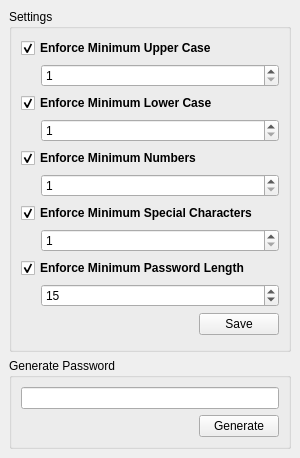
<?xml version="1.0" encoding="UTF-8"?>
<ui version="4.0">
 <class>MainWindow</class>
 <widget class="QMainWindow" name="MainWindow">
  <property name="geometry">
   <rect>
    <x>0</x>
    <y>0</y>
    <width>300</width>
    <height>458</height>
   </rect>
  </property>
  <property name="sizePolicy">
   <sizepolicy hsizetype="Expanding" vsizetype="Expanding">
    <horstretch>0</horstretch>
    <verstretch>0</verstretch>
   </sizepolicy>
  </property>
  <property name="minimumSize">
   <size>
    <width>300</width>
    <height>0</height>
   </size>
  </property>
  <property name="windowTitle">
   <string>Password Generator</string>
  </property>
  <widget class="QWidget" name="components">
   <layout class="QVBoxLayout" name="verticalLayout">
    <property name="sizeConstraint">
     <enum>QLayout::SetMinAndMaxSize</enum>
    </property>
    <item>
     <widget class="QGroupBox" name="settingsGroupBox">
      <property name="sizePolicy">
       <sizepolicy hsizetype="Expanding" vsizetype="Fixed">
        <horstretch>0</horstretch>
        <verstretch>0</verstretch>
       </sizepolicy>
      </property>
      <property name="minimumSize">
       <size>
        <width>282</width>
        <height>343</height>
       </size>
      </property>
      <property name="title">
       <string>Settings</string>
      </property>
      <layout class="QVBoxLayout" name="verticalLayout_3">
       <item>
        <widget class="QCheckBox" name="capitalCheckBox">
         <property name="font">
          <font>
           <weight>75</weight>
           <bold>true</bold>
          </font>
         </property>
         <property name="text">
          <string>Enforce Minimum Upper Case</string>
         </property>
         <property name="checked">
          <bool>true</bool>
         </property>
        </widget>
       </item>
       <item>
        <layout class="QHBoxLayout" name="capitalHBox">
         <item>
          <spacer name="capitalSpacer">
           <property name="orientation">
            <enum>Qt::Horizontal</enum>
           </property>
           <property name="sizeType">
            <enum>QSizePolicy::Fixed</enum>
           </property>
           <property name="sizeHint" stdset="0">
            <size>
             <width>20</width>
             <height>20</height>
            </size>
           </property>
          </spacer>
         </item>
         <item>
          <widget class="QSpinBox" name="capitalSpinBox">
           <property name="sizePolicy">
            <sizepolicy hsizetype="Expanding" vsizetype="Fixed">
             <horstretch>0</horstretch>
             <verstretch>0</verstretch>
            </sizepolicy>
           </property>
           <property name="minimum">
            <number>1</number>
           </property>
          </widget>
         </item>
        </layout>
       </item>
       <item>
        <widget class="QCheckBox" name="minisculeCheckBox">
         <property name="font">
          <font>
           <weight>75</weight>
           <bold>true</bold>
          </font>
         </property>
         <property name="text">
          <string>Enforce Minimum Lower Case</string>
         </property>
         <property name="checked">
          <bool>true</bool>
         </property>
        </widget>
       </item>
       <item>
        <layout class="QHBoxLayout" name="minisculeHBox">
         <property name="topMargin">
          <number>0</number>
         </property>
         <item>
          <spacer name="minisculeSpacer">
           <property name="orientation">
            <enum>Qt::Horizontal</enum>
           </property>
           <property name="sizeType">
            <enum>QSizePolicy::Fixed</enum>
           </property>
           <property name="sizeHint" stdset="0">
            <size>
             <width>20</width>
             <height>20</height>
            </size>
           </property>
          </spacer>
         </item>
         <item>
          <widget class="QSpinBox" name="minisculeSpinBox">
           <property name="sizePolicy">
            <sizepolicy hsizetype="Expanding" vsizetype="Fixed">
             <horstretch>0</horstretch>
             <verstretch>0</verstretch>
            </sizepolicy>
           </property>
           <property name="minimum">
            <number>1</number>
           </property>
          </widget>
         </item>
        </layout>
       </item>
       <item>
        <widget class="QCheckBox" name="numeralCheckBox">
         <property name="font">
          <font>
           <weight>75</weight>
           <bold>true</bold>
          </font>
         </property>
         <property name="text">
          <string>Enforce Minimum Numbers</string>
         </property>
         <property name="checked">
          <bool>true</bool>
         </property>
        </widget>
       </item>
       <item>
        <layout class="QHBoxLayout" name="numeralHBox">
         <property name="topMargin">
          <number>0</number>
         </property>
         <item>
          <spacer name="numeralSpacer">
           <property name="orientation">
            <enum>Qt::Horizontal</enum>
           </property>
           <property name="sizeType">
            <enum>QSizePolicy::Fixed</enum>
           </property>
           <property name="sizeHint" stdset="0">
            <size>
             <width>20</width>
             <height>20</height>
            </size>
           </property>
          </spacer>
         </item>
         <item>
          <widget class="QSpinBox" name="numeralSpinBox">
           <property name="sizePolicy">
            <sizepolicy hsizetype="Expanding" vsizetype="Fixed">
             <horstretch>0</horstretch>
             <verstretch>0</verstretch>
            </sizepolicy>
           </property>
           <property name="minimum">
            <number>1</number>
           </property>
          </widget>
         </item>
        </layout>
       </item>
       <item>
        <widget class="QCheckBox" name="nonalphanumericCheckBox">
         <property name="font">
          <font>
           <weight>75</weight>
           <bold>true</bold>
          </font>
         </property>
         <property name="text">
          <string>Enforce Minimum Special Characters</string>
         </property>
         <property name="checked">
          <bool>true</bool>
         </property>
        </widget>
       </item>
       <item>
        <layout class="QHBoxLayout" name="nonalphanumericHBox">
         <property name="leftMargin">
          <number>0</number>
         </property>
         <property name="topMargin">
          <number>0</number>
         </property>
         <item>
          <spacer name="nonalphanumericSpacer">
           <property name="orientation">
            <enum>Qt::Horizontal</enum>
           </property>
           <property name="sizeType">
            <enum>QSizePolicy::Fixed</enum>
           </property>
           <property name="sizeHint" stdset="0">
            <size>
             <width>20</width>
             <height>20</height>
            </size>
           </property>
          </spacer>
         </item>
         <item>
          <widget class="QSpinBox" name="nonalphanumericSpinBox">
           <property name="sizePolicy">
            <sizepolicy hsizetype="Expanding" vsizetype="Fixed">
             <horstretch>0</horstretch>
             <verstretch>0</verstretch>
            </sizepolicy>
           </property>
           <property name="minimum">
            <number>1</number>
           </property>
          </widget>
         </item>
        </layout>
       </item>
       <item>
        <widget class="QCheckBox" name="minimumLengthCheckBox">
         <property name="font">
          <font>
           <weight>75</weight>
           <bold>true</bold>
          </font>
         </property>
         <property name="text">
          <string>Enforce Minimum Password Length</string>
         </property>
         <property name="checked">
          <bool>true</bool>
         </property>
        </widget>
       </item>
       <item>
        <layout class="QHBoxLayout" name="minimumLengthHBox">
         <property name="topMargin">
          <number>0</number>
         </property>
         <item>
          <spacer name="horizontalSpacer">
           <property name="orientation">
            <enum>Qt::Horizontal</enum>
           </property>
           <property name="sizeType">
            <enum>QSizePolicy::Fixed</enum>
           </property>
           <property name="sizeHint" stdset="0">
            <size>
             <width>20</width>
             <height>20</height>
            </size>
           </property>
          </spacer>
         </item>
         <item>
          <widget class="QSpinBox" name="minimumLengthSpinBox">
           <property name="sizePolicy">
            <sizepolicy hsizetype="Expanding" vsizetype="Fixed">
             <horstretch>0</horstretch>
             <verstretch>0</verstretch>
            </sizepolicy>
           </property>
           <property name="value">
            <number>15</number>
           </property>
          </widget>
         </item>
        </layout>
       </item>
       <item>
        <layout class="QHBoxLayout" name="saveSettingsHBox">
         <property name="topMargin">
          <number>0</number>
         </property>
         <item>
          <widget class="QLabel" name="settingsSavedLabel">
           <property name="text">
            <string/>
           </property>
          </widget>
         </item>
         <item>
          <spacer name="saveSettingsSpacer">
           <property name="orientation">
            <enum>Qt::Horizontal</enum>
           </property>
           <property name="sizeHint" stdset="0">
            <size>
             <width>40</width>
             <height>21</height>
            </size>
           </property>
          </spacer>
         </item>
         <item>
          <widget class="QPushButton" name="saveSettingsButton">
           <property name="text">
            <string>Save</string>
           </property>
          </widget>
         </item>
        </layout>
       </item>
      </layout>
     </widget>
    </item>
    <item>
     <widget class="QGroupBox" name="passwordGroupBox">
      <property name="sizePolicy">
       <sizepolicy hsizetype="Expanding" vsizetype="Fixed">
        <horstretch>1</horstretch>
        <verstretch>0</verstretch>
       </sizepolicy>
      </property>
      <property name="title">
       <string>Generate Password</string>
      </property>
      <layout class="QVBoxLayout" name="verticalLayout_2">
       <item>
        <widget class="FocusableLineEdit" name="passwordLineEdit">
         <property name="sizePolicy">
          <sizepolicy hsizetype="Expanding" vsizetype="Fixed">
           <horstretch>0</horstretch>
           <verstretch>0</verstretch>
          </sizepolicy>
         </property>
        </widget>
       </item>
       <item>
        <layout class="QHBoxLayout" name="passwordHBox">
         <property name="bottomMargin">
          <number>0</number>
         </property>
         <item>
          <widget class="QLabel" name="copiedToClipboardLabel">
           <property name="sizePolicy">
            <sizepolicy hsizetype="Preferred" vsizetype="Preferred">
             <horstretch>0</horstretch>
             <verstretch>0</verstretch>
            </sizepolicy>
           </property>
           <property name="minimumSize">
            <size>
             <width>0</width>
             <height>0</height>
            </size>
           </property>
           <property name="maximumSize">
            <size>
             <width>16777215</width>
             <height>16777215</height>
            </size>
           </property>
           <property name="text">
            <string/>
           </property>
          </widget>
         </item>
         <item>
          <spacer name="passwordSpacer">
           <property name="orientation">
            <enum>Qt::Horizontal</enum>
           </property>
           <property name="sizeHint" stdset="0">
            <size>
             <width>40</width>
             <height>21</height>
            </size>
           </property>
          </spacer>
         </item>
         <item>
          <widget class="QPushButton" name="generatePasswordButton">
           <property name="text">
            <string>Generate</string>
           </property>
          </widget>
         </item>
        </layout>
       </item>
      </layout>
     </widget>
    </item>
   </layout>
  </widget>
  <action name="actionSave">
   <property name="icon">
    <iconset resource="resources.qrc">
     <normaloff>:/images/save.svg</normaloff>:/images/save.svg</iconset>
   </property>
   <property name="text">
    <string>&amp;Save Settings</string>
   </property>
   <property name="iconText">
    <string>&amp;Save Settings</string>
   </property>
  </action>
  <action name="actionExit">
   <property name="icon">
    <iconset resource="resources.qrc">
     <normaloff>:/images/exit.svg</normaloff>:/images/exit.svg</iconset>
   </property>
   <property name="text">
    <string>E&amp;xit</string>
   </property>
   <property name="iconText">
    <string>E&amp;xit</string>
   </property>
  </action>
  <action name="actionAbout">
   <property name="icon">
    <iconset resource="resources.qrc">
     <normaloff>:/images/help.svg</normaloff>:/images/help.svg</iconset>
   </property>
   <property name="text">
    <string>&amp;About Password Generator</string>
   </property>
   <property name="iconText">
    <string>&amp;About Password Generator</string>
   </property>
  </action>
 </widget>
 <customwidgets>
  <customwidget>
   <class>FocusableLineEdit</class>
   <extends>QLineEdit</extends>
   <header>focusablelineedit.h</header>
   <slots>
    <signal>focused(bool)</signal>
   </slots>
  </customwidget>
 </customwidgets>
 <resources>
  <include location="resources.qrc"/>
 </resources>
 <connections/>
 <slots>
  <slot>passwordLineEditFocusChanged(bool)</slot>
 </slots>
</ui>
